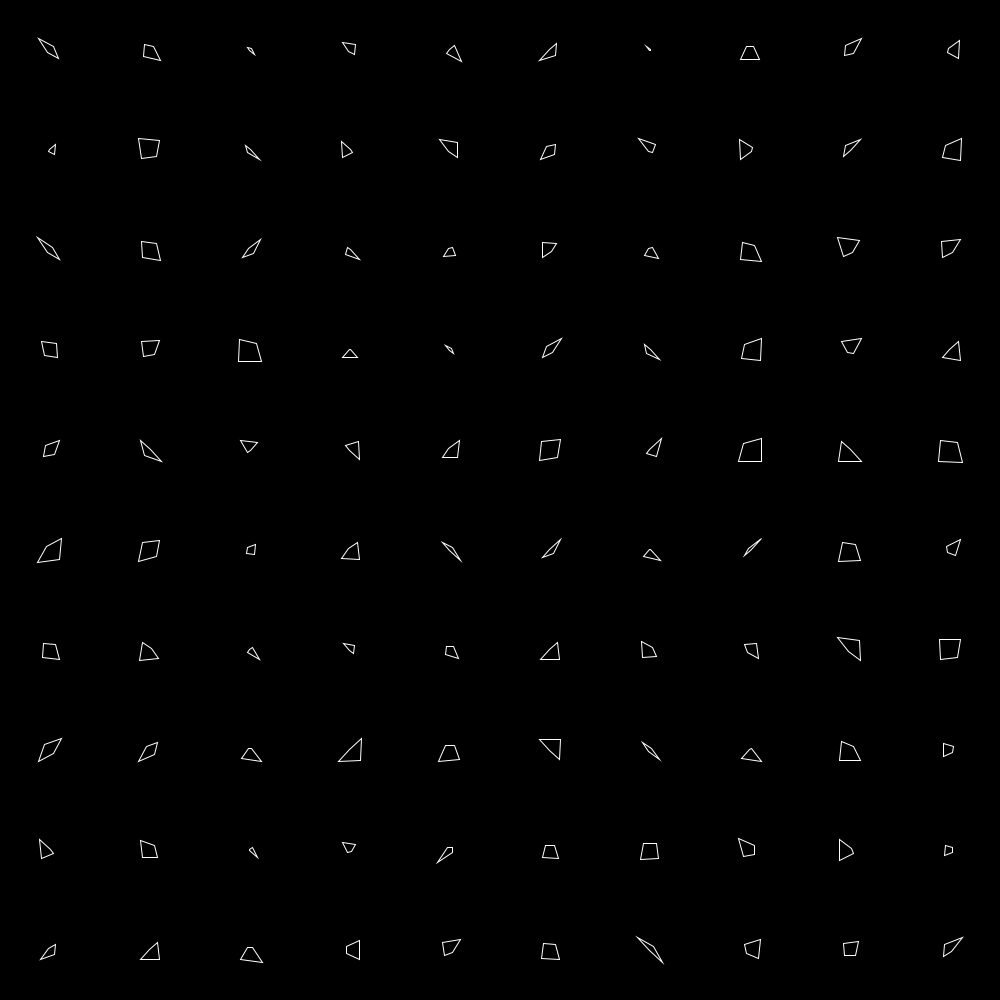
Frame 1 (no input)
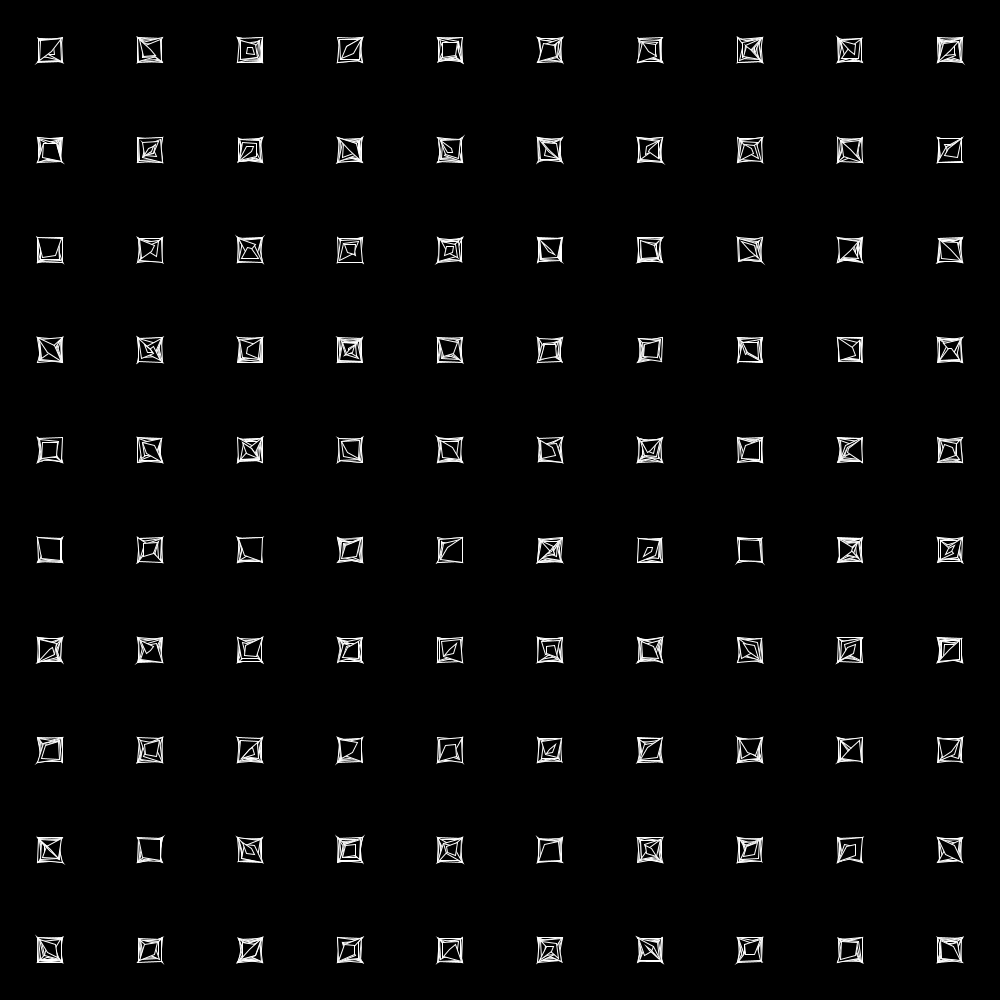
Frame 60 (the mouse pressed at the canvas centre just before this capture)
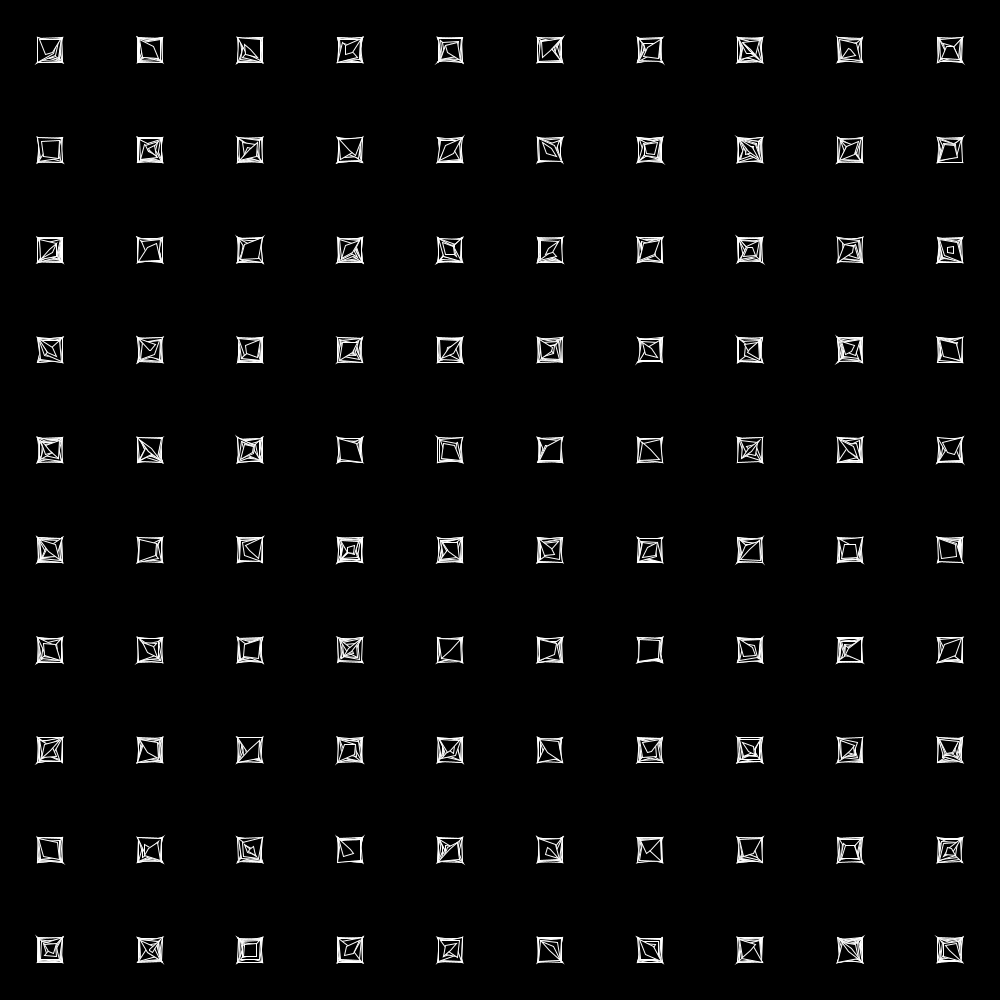
Frame 120 (the mouse held since frame 60 and released just before this capture)

The Processing sketch that drew these frames (run headless with seeded random() and noise(); from frame 60 on, the mouse is pressed at the canvas centre):

// Processing sketch: array_2d_testing
// ── array_2d_testing.pde
float[][] distances;
float maxDistance;
int spacer;
int spacer_pct_empty;

void setup() {
  size(1000, 1000);
  maxDistance = dist(width/2, height/2, width, height);
  distances = new float[width][height];
  for (int y = 0; y < height; y++) {
    for (int x = 0; x < width; x++) {
      float distance = dist(width/2, height/2, x, y);
      distances[x][y] = distance/maxDistance * 255;
    }
  }
  spacer = 100;
  spacer_pct_empty = 75;
  strokeWeight(1);
  background(0);
  //noLoop();  // Run once and stop
}

void draw() {
  //background(0);
  // This embedded loop skips over values in the arrays based on
  // the spacer variable, so there are more values in the array
  // than are drawn here. Change the value of the spacer variable
  // to change the density of the points
  for (int y = 0 + spacer/2; y < height; y += spacer) {
    for (int x = 0 + spacer/2; x < width; x += spacer) {
      float ur = random(0,spacer - spacer * spacer_pct_empty / 100);
      float br = random(0,spacer - spacer * spacer_pct_empty / 100);
      float bl = random(0,spacer - spacer * spacer_pct_empty / 100);
      float ul = random(0,spacer - spacer * spacer_pct_empty / 100);
      stroke(255);
      fill(0);
      //fill(distances[x][y]);
      quad(
        x + ur/2, 
        y + ur/2, 
        x + br/2,
        y - br/2, 
        x - bl/2,
        y - bl/2,
        x - ul/2, 
        y + ul/2
      );
    }
  }
}
